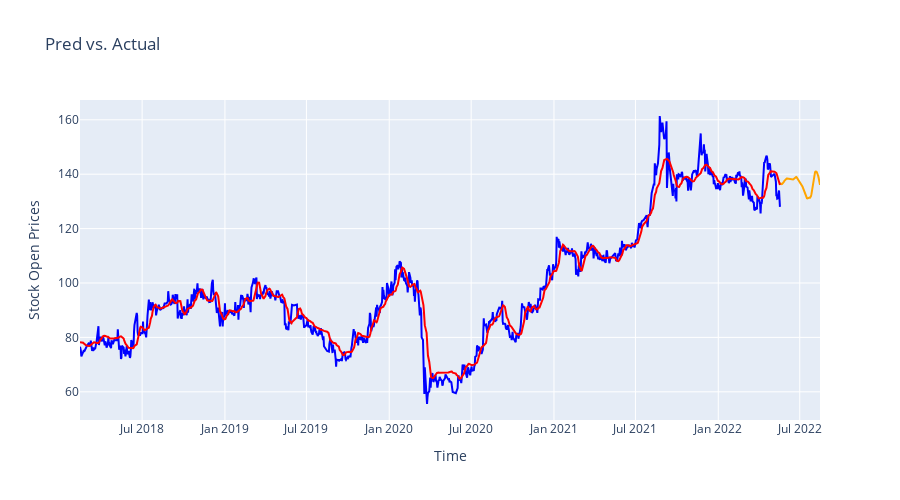

This figure's notebook cell:
### Code cell
fg.add_trace(go.Scatter(
    x = trainSet.loc[STARTDATE:].index,
    y = trainSet.loc[STARTDATE:]["Open"],
    line=dict(color='blue') , showlegend= False , name = 'Actual Stock Price'
))

fg.add_trace(go.Scatter(
    x = FUT_PREDS.index,
    y = FUT_PREDS["Open"],
    line=dict(color='orange'), showlegend= False , name = 'Predicted Train Price'
))

fg.add_trace(go.Scatter(
    x = TRAIN_PREDS.loc[STARTDATE:].index,
    y = TRAIN_PREDS.loc[STARTDATE:]["Open"], 
    line=dict(color='red'), showlegend= False , name = 'Future Predicted Price'
))

fg.update_layout(
    title="Pred vs. Actual",
    xaxis_title="Time",
    yaxis_title="Stock Open Prices",
    height = 500 ,
    width = 900
)

fg.show()

### Figure 1 — Plotly figure (JSON) as saved in the notebook; plotly's stock layout.template omitted (floating-point values rounded to 4 significant figures; data arrays with more than 128 entries replaced by an {"elided": "..."} marker saying what was removed)
{"data": [{"line": {"color": "blue"}, "name": "Actual Stock Price", "showlegend": false, "type": "scatter", "x": {"elided": "1043 str values"}, "y": {"elided": "1043 float values"}}, {"line": {"color": "orange"}, "name": "Predicted Train Price", "showlegend": false, "type": "scatter", "x": ["2022-05-18", "2022-05-19", "2022-05-20", "2022-05-21", "2022-05-22", "2022-05-23", "2022-05-24", "2022-05-25", "2022-05-26", "2022-05-27", "2022-05-28", "2022-05-29", "2022-05-30", "2022-05-31", "2022-06-01", "2022-06-02", "2022-06-03", "2022-06-04", "2022-06-05", "2022-06-06", "2022-06-07", "2022-06-08", "2022-06-09", "2022-06-10", "2022-06-11", "2022-06-12", "2022-06-13", "2022-06-14", "2022-06-15", "2022-06-16", "2022-06-17", "2022-06-18", "2022-06-19", "2022-06-20", "2022-06-21", "2022-06-22", "2022-06-23", "2022-06-24", "2022-06-25", "2022-06-26", "2022-06-27", "2022-06-28", "2022-06-29", "2022-06-30", "2022-07-01", "2022-07-02", "2022-07-03", "2022-07-04", "2022-07-05", "2022-07-06", "2022-07-07", "2022-07-08", "2022-07-09", "2022-07-10", "2022-07-11", "2022-07-12", "2022-07-13", "2022-07-14", "2022-07-15", "2022-07-16", "2022-07-17", "2022-07-18", "2022-07-19", "2022-07-20", "2022-07-21", "2022-07-22", "2022-07-23", "2022-07-24", "2022-07-25", "2022-07-26", "2022-07-27", "2022-07-28", "2022-07-29", "2022-07-30", "2022-07-31", "2022-08-01", "2022-08-02", "2022-08-03", "2022-08-04", "2022-08-05", "2022-08-06", "2022-08-07", "2022-08-08", "2022-08-09", "2022-08-10", "2022-08-11", "2022-08-12", "2022-08-13", "2022-08-14", "2022-08-15"], "y": [136.8, 136.6, 136.4, 136.3, 136.3, 136.4, 136.5, 136.8, 137.0, 137.3, 137.6, 137.8, 138.1, 138.3, 138.4, 138.4, 138.4, 138.3, 138.3, 138.3, 138.2, 138.2, 138.2, 138.2, 138.1, 138.1, 138.0, 138.0, 138.0, 138.0, 138.2, 138.4, 138.6, 138.8, 139.0, 139.0, 139.0, 138.9, 138.6, 138.3, 138.0, 137.6, 137.5, 137.4, 137.3, 137.1, 136.9, 136.6, 136.3, 135.9, 135.5, 135.1, 134.6, 134.1, 133.6, 133.2, 132.7, 132.2, 131.8, 131.4, 131.2, 131.1, 131.2, 131.3, 131.4, 131.4, 131.4, 131.4, 131.5, 131.9, 132.7, 133.7, 134.9, 136.3, 137.7, 138.8, 139.7, 140.4, 140.8, 141.0, 141.0, 140.9, 140.7, 140.4, 140.0, 139.4, 138.6, 137.8, 136.9, 136.1]}, {"line": {"color": "red"}, "name": "Future Predicted Price", "showlegend": false, "type": "scatter", "x": {"elided": "1043 str values"}, "y": {"elided": "1043 float values"}}], "layout": {"height": 500, "title": {"text": "Pred vs. Actual"}, "width": 900, "xaxis": {"title": {"text": "Time"}}, "yaxis": {"title": {"text": "Stock Open Prices"}}}}
